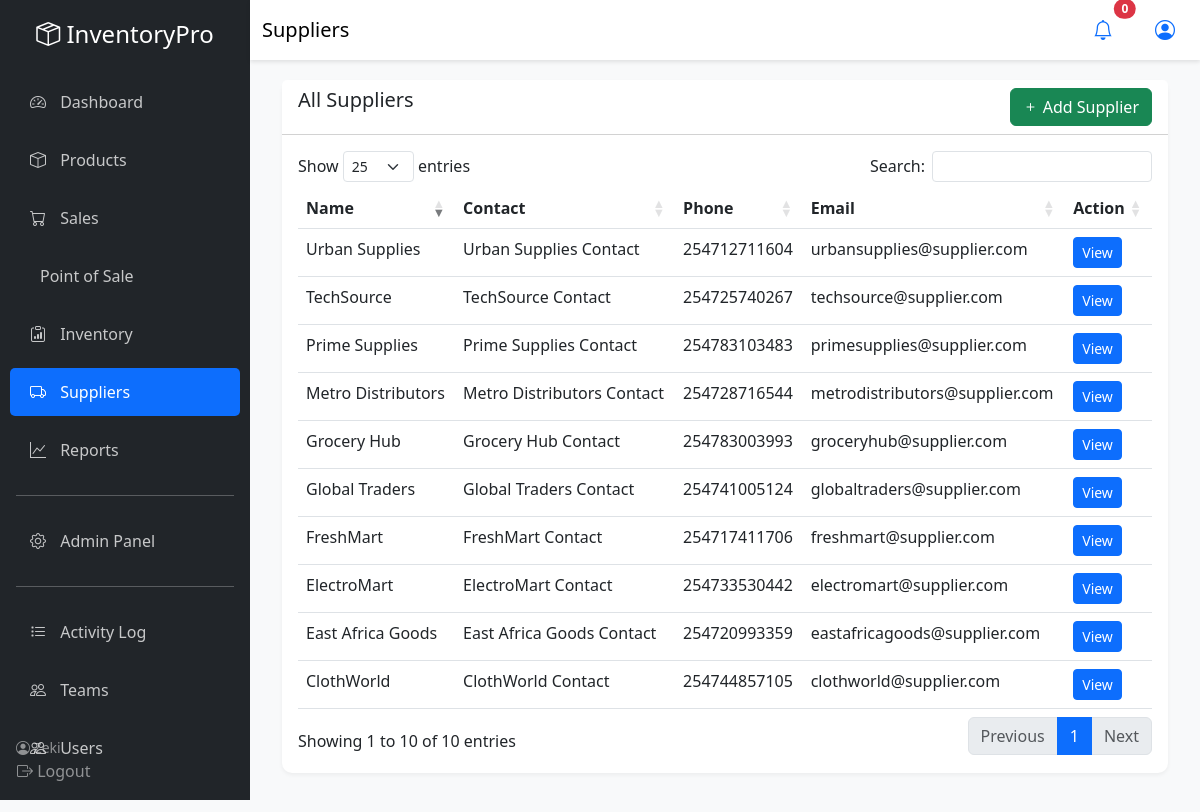
Page /suppliers/ (signed in) on the committed database.
### apps/suppliers/models.py (models this page shows, shortened)
class Supplier(models.Model):
    name = models.CharField(max_length=200)
    contact_person = models.CharField(max_length=200, blank=True)
    email = models.EmailField(blank=True)
    phone_number = models.CharField(max_length=15)
    address = models.TextField(blank=True)
    notes = models.TextField(blank=True)
    is_active = models.BooleanField(default=True)
    created_at = models.DateTimeField(auto_now_add=True)
    updated_at = models.DateTimeField(auto_now=True)
    class Meta:
        ordering = ['name']

### apps/suppliers/views.py (the view)
# urls.py: path('', views.supplier_list, name='supplier_list'),
@login_required
def supplier_list(request):
    suppliers = Supplier.objects.filter(is_active=True)
    return render(request, 'suppliers/supplier_list.html', {'suppliers': suppliers})

### config/context_processors.py (called while the page is built)
def inventory_context(request):
    if request.user.is_authenticated:
        low_stock_count = Product.objects.filter(
            is_active=True,
            current_stock__lte=F('reorder_level')
        ).count()
        return {
            'low_stock_count': low_stock_count
        }
    return {}

### templates/suppliers/supplier_list.html (shortened to what this page needs)
{% extends 'base.html' %}
{% block page_title %}Suppliers{% endblock %}
{% block content %}
<div class="container-fluid">
    <div class="card card-custom">
        <div class="card-header bg-white d-flex justify-content-between">
            <h5 class="mb-0">All Suppliers</h5>
            <a href="{% url 'suppliers:supplier_create' %}" class="btn btn-success">
                <i class="bi bi-plus"></i> Add Supplier
            </a>
        </div>
        <div class="card-body">
            <table class="table datatable">
                <thead>
                    <tr>
                        <th>Name</th>
                        <th>Contact</th>
                        <th>Phone</th>
                        <th>Email</th>
                        <th>Action</th>
                    </tr>
                </thead>
                <tbody>
                    {% for supplier in suppliers %}
                    <tr>
                        <td>{{ supplier.name }}</td>
                        <td>{{ supplier.contact_person }}</td>
                        <td>{{ supplier.phone_number }}</td>
                        <td>{{ supplier.email }}</td>
                        <td>
                            <a href="{% url 'suppliers:supplier_detail' supplier.id %}"
                               class="btn btn-sm btn-primary">View</a>
                        </td>
                    </tr>
                    {% endfor %}
                </tbody>
            </table>
        </div>
    </div>
</div>
{% endblock %}

### templates/base.html (shortened to what this page needs)
<!DOCTYPE html>
{% load static %}
<html lang="en">
<head>
    <link href="https://cdn.jsdelivr.net/npm/bootstrap@5.3.0/dist/css/bootstrap.min.css" rel="stylesheet">
    <link rel="stylesheet" href="https://cdn.jsdelivr.net/npm/bootstrap-icons@1.11.0/font/bootstrap-icons.css">
    <link rel="stylesheet" href="https://cdn.datatables.net/1.13.6/css/dataTables.bootstrap5.min.css">
</head>
<body>
    <nav class="sidebar" id="sidebar">
        <div class="text-center mb-4">
            <h4 class="text-white">
                <i class="bi bi-box-seam"></i> InventoryPro
            </h4>
        </div>
        <ul class="nav flex-column">
            <li class="nav-item">
                <a class="nav-link {% if request.path == '/dashboard/' %}active{% endif %}" href="{% url 'dashboard' %}">
                    <i class="bi bi-speedometer2"></i> Dashboard
                </a>
            </li>
            <li class="nav-item">
                <a class="nav-link {% if 'products' in request.path %}active{% endif %}" href="{% url 'products:product_list' %}">
                    <i class="bi bi-box"></i> Products
                </a>
            </li>
            <li class="nav-item">
                <a class="nav-link {% if 'sales' in request.path %}active{% endif %}" href="{% url 'sales:sales_list' %}">
                    <i class="bi bi-cart"></i> Sales
                </a>
            </li>
            <li class="nav-item">
                <a class="nav-link {% if 'pos' in request.path %}active{% endif %}" href="{% url 'sales:new_sale' %}">
                     Point of Sale
                </a>
            </li>
            <li class="nav-item">
                <a class="nav-link {% if 'inventory' in request.path %}active{% endif %}" href="{% url 'inventory:stock_list' %}">
                    <i class="bi bi-clipboard-data"></i> Inventory
                </a>
            </li>
            <li class="nav-item">
                <a class="nav-link {% if 'suppliers' in request.path %}active{% endif %}" href="{% url 'suppliers:supplier_list' %}">
                    <i class="bi bi-truck"></i> Suppliers
                </a>
            </li>
            <li class="nav-item">
                <a class="nav-link {% if 'reports' in request.path %}active{% endif %}" href="{% url 'reports:dashboard' %}">
                    <i class="bi bi-graph-up"></i> Reports
                </a>
            </li>
            <hr class="text-white mx-3">
            <li class="nav-item">
                <a class="nav-link" href="{% url 'admin:index' %}">
                    <i class="bi bi-gear"></i> Admin Panel
                </a>
            </li>
        {% if user.is_superuser or user.profile.role.name in "ADMIN,MANAGER" %}
            <hr class="text-white mx-3">
            <li class="nav-item">
                <a class="nav-link {% if 'activity' in request.path %}active{% endif %}" href="{% url 'users:activity_log' %}">
                    <i class="bi bi-list-task"></i> Activity Log
                </a>
            </li>
            <li class="nav-item">
                <a class="nav-link {% if 'teams' in request.path %}active{% endif %}" href="{% url 'users:team_list' %}">
                    <i class="bi bi-people"></i> Teams
                </a>
            </li>
            <li class="nav-item">
                <a class="nav-link {% if 'users' in request.path %}active{% endif %}" href="{% url 'users:user_list' %}">
                    <i class="bi bi-people"></i> Users
                </a>
            </li>
        {% endif %}
        </ul>
        <div class="position-absolute bottom-0 w-100 p-3">
            <div class="text-white-50 small">
                <i class="bi bi-person-circle"></i> {{ user.username }}
                <br>
                <form method="POST" action="{% url 'logout' %}" class="d-inline">
                    <button class="btn btn-link text-white-50 text-decoration-none p-0 m-0">
                        <i class="bi bi-box-arrow-right"></i> Logout
                    </button>
                </form>
            </div>
        </div>
    </nav>
    <nav class="navbar navbar-top navbar-expand-lg navbar-light sticky-top">
        <div class="container-fluid">
            <span class="navbar-brand mb-0 h1">{% block page_title %}Dashboard{% endblock %}</span>
            <div class="d-flex align-items-center">
                <div class="dropdown">
                    <button class="btn btn-link position-relative" data-bs-toggle="dropdown">
                        <i class="bi bi-bell fs-5"></i>
                        <span class="position-absolute top-0 start-100 translate-middle badge rounded-pill bg-danger">
                            {{ low_stock_count }}
                        </span>
                    </button>
                </div>
                <div class="dropdown ms-3">
                    <button class="btn btn-link" data-bs-toggle="dropdown">
                        <i class="bi bi-person-circle fs-5"></i>
                    </button>
                </div>
            </div>
        </div>
    </nav>
    <main class="main-content">
        {% block content %}{% endblock %}
    </main>
</body>
</html>

### templates/base.html (style rules this page uses)
:root { --sidebar-width: 250px; --primary-color: #0d6efd; --sidebar-bg: #212529; }
body { font-family: 'Segoe UI', Tahoma, Geneva, Verdana, sans-serif; background-color: #f8f9fa; }
.sidebar { position: fixed; top: 0; left: 0; height: 100vh; width: var(--sidebar-width); background-color: var(--sidebar-bg); padding-top: 20px; overflow-y: auto; z-index: 1000; transition: all 0.3s; }
.sidebar .nav-link { color: rgba(255, 255, 255, 0.75); padding: 12px 20px; margin: 5px 10px; border-radius: 5px; transition: all 0.3s; }
.sidebar .nav-link:hover, .sidebar .nav-link.active { background-color: var(--primary-color); color: white; }
.sidebar .nav-link i { margin-right: 10px; width: 20px; }
.main-content { margin-left: var(--sidebar-width); padding: 20px; min-height: 100vh; }
.navbar-top { margin-left: var(--sidebar-width); background-color: white; box-shadow: 0 2px 4px rgba(0,0,0,0.1); }
.card-custom { border: none; border-radius: 10px; box-shadow: 0 2px 4px rgba(0,0,0,0.05); }

### rows in the picture
Supplier: name "ClothWorld", contact_person "ClothWorld Contact", phone_number "254744857105", email "clothworld@supplier.com"
Supplier: name "East Africa Goods", contact_person "East Africa Goods Contact", phone_number "254720993359", email "eastafricagoods@supplier.com"
Supplier: name "ElectroMart", contact_person "ElectroMart Contact", phone_number "254733530442", email "electromart@supplier.com"
Supplier: name "FreshMart", contact_person "FreshMart Contact", phone_number "254717411706", email "freshmart@supplier.com"
Supplier: name "Global Traders", contact_person "Global Traders Contact", phone_number "254741005124", email "globaltraders@supplier.com"
Supplier: name "Grocery Hub", contact_person "Grocery Hub Contact", phone_number "254783003993", email "groceryhub@supplier.com"
Supplier: name "Metro Distributors", contact_person "Metro Distributors Contact", phone_number "254728716544", email "metrodistributors@supplier.com"
Supplier: name "Prime Supplies", contact_person "Prime Supplies Contact", phone_number "254783103483", email "primesupplies@supplier.com"
Supplier: name "TechSource", contact_person "TechSource Contact", phone_number "254725740267", email "techsource@supplier.com"
Supplier: name "Urban Supplies", contact_person "Urban Supplies Contact", phone_number "254712711604", email "urbansupplies@supplier.com"

### other values in the picture
{{ user.username }} "Zeki"
{{ low_stock_count }} "0"
